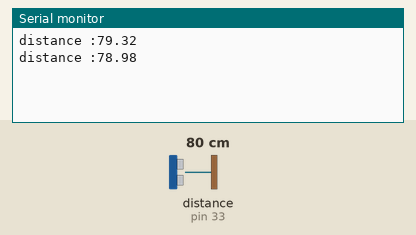
Recording of a sketch running on a simulated Arduino Mega 2560, built with avr-gcc and run on an emulated ATmega2560. On the bench: the last lines printed to the serial monitor. Wiring (inferred from the names in the program): ultrasonic range finder: trigger pin 37; echo pin 33. The test bench sets the inputs (shaded band); at power-on: distance to the obstacle (sensor on pin 33) 80 cm. The echo pulse lasts 58.3 µs per cm.

Above: at 1.8 s.
1.9 s: distance to the obstacle (sensor on pin 33) set to 2 cm
At 2.8 s:
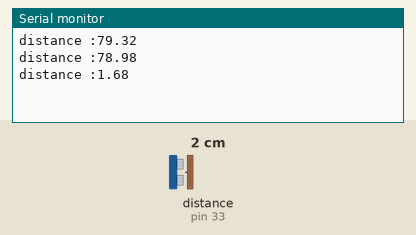
3.4 s: distance to the obstacle (sensor on pin 33) set to 4 cm
At 4.8 s:
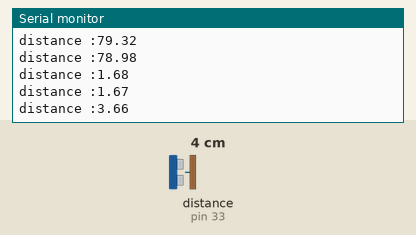
Timing chart, 0 to 6.4 s (numbered marks = the images above; inputs shaded):
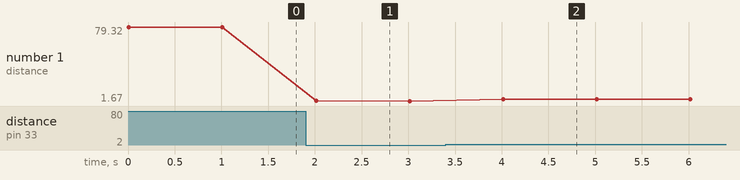

The sketch:

sonar.ino
```cpp
#define trig 37
#define echo 33

// detectable distance : 2 ~ 230 cm

float duration, distance;

void setup()
{
    pinMode(trig, OUTPUT);
    pinMode(echo, INPUT);
    Serial.begin(57600);
}

void loop()
{
    digitalWrite(trig, LOW);
    delayMicroseconds(2);
    digitalWrite(trig, HIGH);
    delayMicroseconds(10);
    digitalWrite(trig, LOW);
    duration = pulseIn(echo, HIGH);
    distance = ((340 * duration) / 10000) / 2;
    Serial.print("distance :");
    Serial.println(distance);
    delay(1000);
}

//const int pingPin = 5; // Trigger Pin of Ultrasonic Sensor
//const int echoPin = 6; // Echo Pin of Ultrasonic Sensor
//
//void setup() {
//   Serial.begin(9600); // Starting Serial Terminal
//}
//
//void loop() {
//   long duration, inches, cm;
//   pinMode(pingPin, OUTPUT);
//   digitalWrite(pingPin, LOW);
//   delayMicroseconds(2);
//   digitalWrite(pingPin, HIGH);
//   delayMicroseconds(10);
//   digitalWrite(pingPin, LOW);
//   pinMode(echoPin, INPUT);
//   duration = pulseIn(echoPin, HIGH);
//   inches = microsecondsToInches(duration);
//   cm = microsecondsToCentimeters(duration);
//   Serial.print(inches);
//   Serial.print("in, ");
//   Serial.print(cm);
//   Serial.print("cm");
//   Serial.println();
//   delay(1000);
//}
//
//long microsecondsToInches(long microseconds) {
//   return microseconds / 74 / 2;
//}
//
//long microsecondsToCentimeters(long microseconds) {
//   return microseconds / 29 / 2;
//}
```

Measured:
- after the input at 1.9 s, the serial monitor: prints a new line after 0.11 s (image 1)
- after the input at 3.4 s, the serial monitor: prints a new line after 0.61 s (image 2)
- plotted number 1: 78.98 → 1.67 after the input at 1.9 s, 1.67 → 3.66 after the input at 3.4 s
